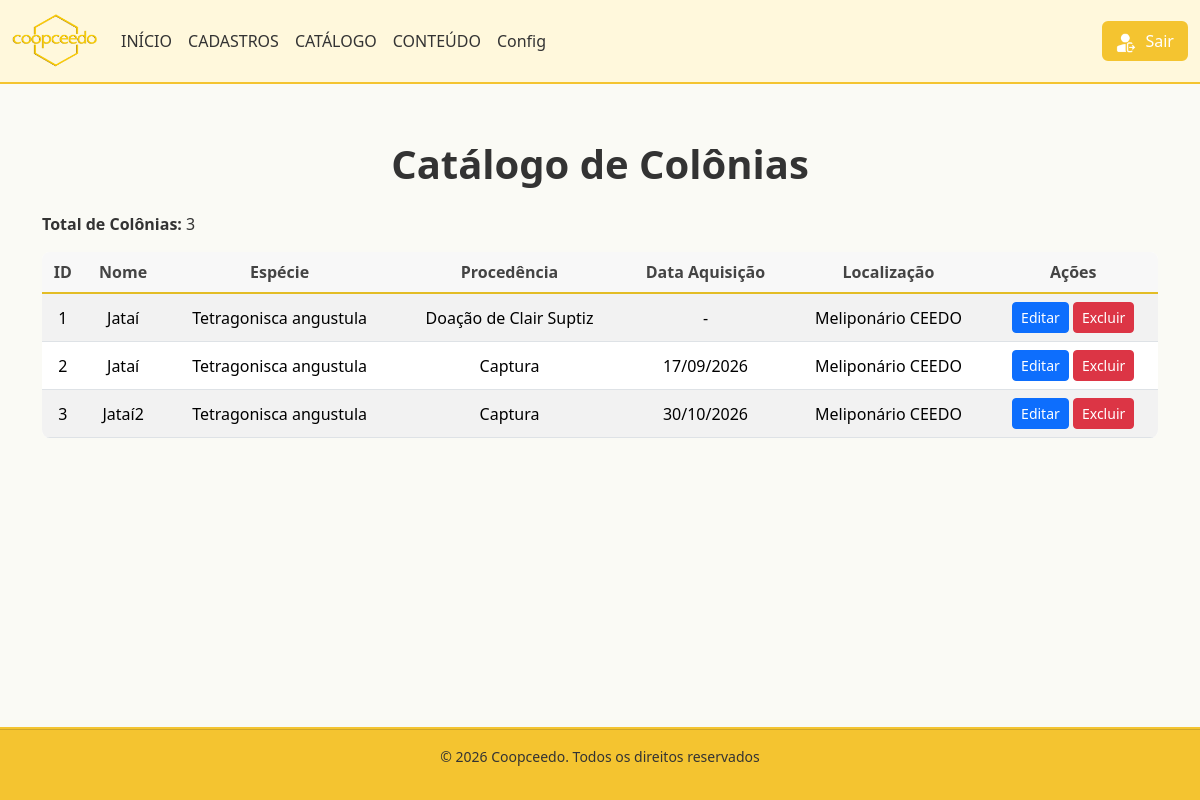
The app's page /painel/listar_colonias.php (signed in), older data.
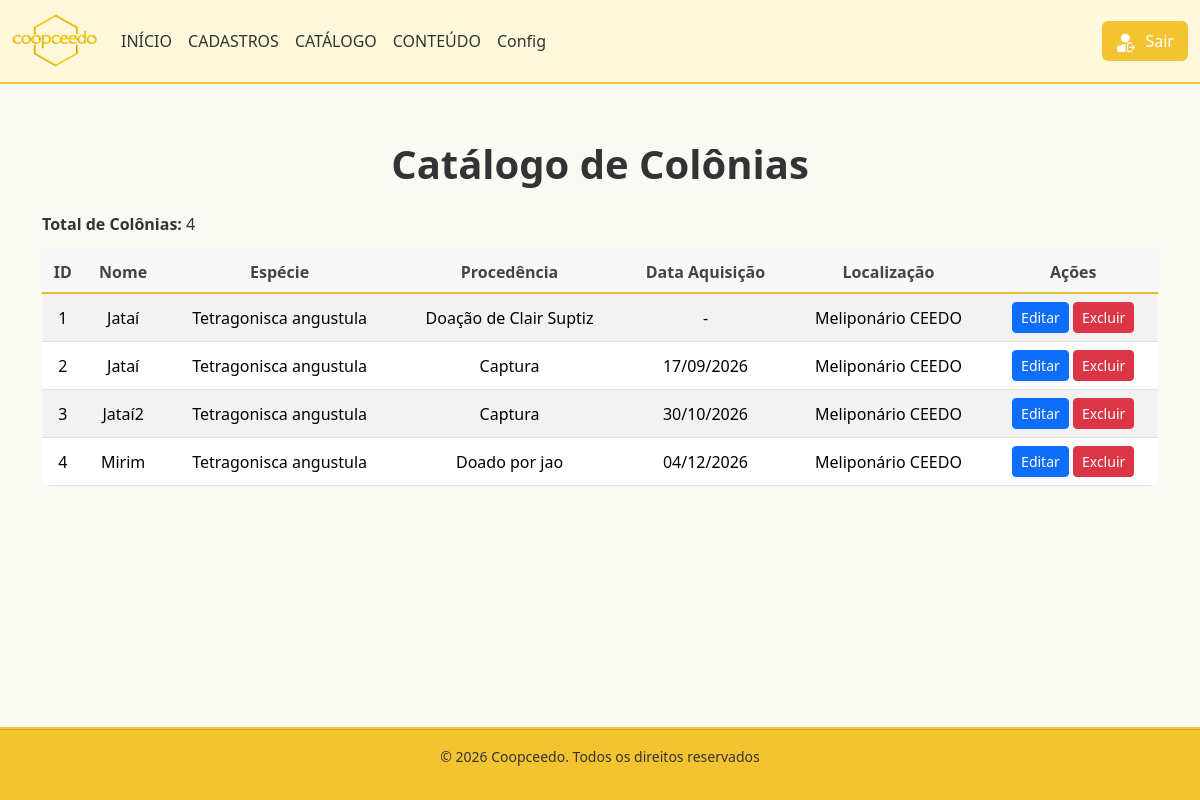
The same page, newer data.
### tables this page shows
CREATE TABLE `colonias` (
  `id` int(11) NOT NULL,
  `nome` varchar(100) NOT NULL,
  `especie` varchar(150) NOT NULL,
  `procedencia` varchar(150) NOT NULL,
  `data_aquisicao` date NOT NULL,
  `localizacao` varchar(150) NOT NULL,
  `descricao` text DEFAULT NULL,
  `foto` varchar(255) NOT NULL,
  `banner` varchar(255) DEFAULT NULL
);

### painel/listar_colonias.php (the view, shortened to what this page needs)
<?php
include('conexao.php');
$totalColonias = mysqli_fetch_assoc(mysqli_query($conexao, "SELECT COUNT(*) AS total FROM colonias"))['total'];
?>
<!DOCTYPE html>
<html lang="pt-BR">
<head>
    <?php include 'includes_painel/head.php'?>
    <link rel="stylesheet" href="css/cadastros.css">
</head>
<body>
    <?php include 'includes_painel/header.php'?>
    <main class="container my-4">
        <h1 class="mb-4 text-center">Catálogo de Colônias</h1>
        <div class="mb-3">
            <strong>Total de Colônias:</strong> <?php echo $totalColonias; ?>
        </div>
        <table class="table table-striped">
            <thead>
                <tr>
                    <th>ID</th><th>Nome</th><th>Espécie</th><th>Procedência</th>
                    <th>Data Aquisição</th><th>Localização</th><th>Ações</th>
                </tr>
            </thead>
            <tbody>
            <?php
            $result = mysqli_query($conexao, "SELECT * FROM colonias");
            while($row = mysqli_fetch_assoc($result)) {
            ?>
                <tr>
                    <td><?php echo $row['id']; ?></td>
                    <td><?php echo $row['nome']; ?></td>
                    <td><?php echo $row['especie']; ?></td>
                    <td><?php echo $row['procedencia']; ?></td>
                    <td><?php echo (!empty($row['data_aquisicao']) && $row['data_aquisicao'] != "0000-00-00") ? date("d/m/Y", strtotime($row['data_aquisicao'])) : "-"; ?></td>
                    <td><?php echo $row['localizacao']; ?></td>
                    <td>
                        <a href="editar_colonia.php?id=<?php echo $row['id']; ?>" class="btn btn-sm btn-primary">Editar</a>
                        <a href="excluir_colonia.php?id=<?php echo $row['id']; ?>" class="btn btn-sm btn-danger" onclick="return confirm('Tem certeza que deseja excluir esta colônia?')">Excluir</a>
                    </td>
                </tr>
            <?php } ?>
            </tbody>
        </table>
    </main>
    <?php include 'includes_painel/footer.php'?>
</body>
</html>

Row changes from the older to the newer data that the page shows:
added colonias: id "4", nome "Mirim", especie "Tetragonisca angustula", procedencia "Doado por jao", data_aquisicao "04/12/2026", localizacao "Meliponário CEEDO"
Text that changed along with them:
$totalColonias: "3" → "4"
